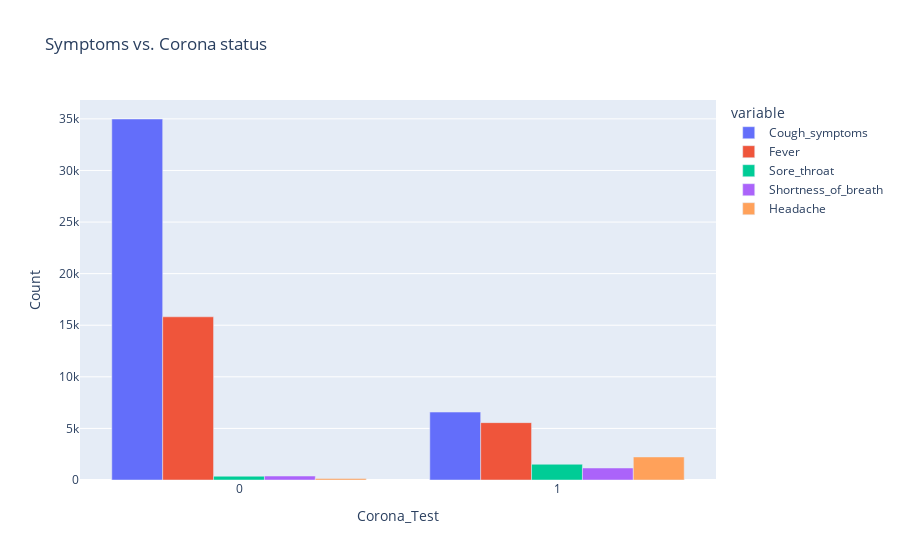

Notebook code for this chart:
### Markdown cell above
#### Bar Chat for Symptoms vs. Corona status.

### Code cell
grouped_data = df_cleaned.groupby('Corona_Test')[['Cough_symptoms', 'Fever', 'Sore_throat', 'Shortness_of_breath', 'Headache']].sum().reset_index()

fig = px.bar(grouped_data, x='Corona_Test', y=['Cough_symptoms', 'Fever', 'Sore_throat', 'Shortness_of_breath', 'Headache'],
             title='Symptoms vs. Corona status',
             labels={'value': 'Count'},
             barmode='group')

fig.show()

### Figure 1 — Plotly figure (JSON) as saved in the notebook; plotly's stock layout.template omitted (floating-point values rounded to 4 significant figures)
{"data": [{"alignmentgroup": "True", "hovertemplate": "variable=Cough_symptoms<br>Corona_Test=%{x}<br>Count=%{y}<extra></extra>", "legendgroup": "Cough_symptoms", "marker": {"color": "#636efa", "pattern": {"shape": ""}}, "name": "Cough_symptoms", "offsetgroup": "Cough_symptoms", "orientation": "v", "showlegend": true, "textposition": "auto", "type": "bar", "x": [0, 1], "xaxis": "x", "y": [34987, 6584], "yaxis": "y"}, {"alignmentgroup": "True", "hovertemplate": "variable=Fever<br>Corona_Test=%{x}<br>Count=%{y}<extra></extra>", "legendgroup": "Fever", "marker": {"color": "#EF553B", "pattern": {"shape": ""}}, "name": "Fever", "offsetgroup": "Fever", "orientation": "v", "showlegend": true, "textposition": "auto", "type": "bar", "x": [0, 1], "xaxis": "x", "y": [15816, 5559], "yaxis": "y"}, {"alignmentgroup": "True", "hovertemplate": "variable=Sore_throat<br>Corona_Test=%{x}<br>Count=%{y}<extra></extra>", "legendgroup": "Sore_throat", "marker": {"color": "#00cc96", "pattern": {"shape": ""}}, "name": "Sore_throat", "offsetgroup": "Sore_throat", "orientation": "v", "showlegend": true, "textposition": "auto", "type": "bar", "x": [0, 1], "xaxis": "x", "y": [366, 1526], "yaxis": "y"}, {"alignmentgroup": "True", "hovertemplate": "variable=Shortness_of_breath<br>Corona_Test=%{x}<br>Count=%{y}<extra></extra>", "legendgroup": "Shortness_of_breath", "marker": {"color": "#ab63fa", "pattern": {"shape": ""}}, "name": "Shortness_of_breath", "offsetgroup": "Shortness_of_breath", "orientation": "v", "showlegend": true, "textposition": "auto", "type": "bar", "x": [0, 1], "xaxis": "x", "y": [385, 1164], "yaxis": "y"}, {"alignmentgroup": "True", "hovertemplate": "variable=Headache<br>Corona_Test=%{x}<br>Count=%{y}<extra></extra>", "legendgroup": "Headache", "marker": {"color": "#FFA15A", "pattern": {"shape": ""}}, "name": "Headache", "offsetgroup": "Headache", "orientation": "v", "showlegend": true, "textposition": "auto", "type": "bar", "x": [0, 1], "xaxis": "x", "y": [148, 2235], "yaxis": "y"}], "layout": {"barmode": "group", "legend": {"title": {"text": "variable"}, "tracegroupgap": 0}, "title": {"text": "Symptoms vs. Corona status"}, "xaxis": {"anchor": "y", "domain": [0, 1], "title": {"text": "Corona_Test"}}, "yaxis": {"anchor": "x", "domain": [0, 1], "title": {"text": "Count"}}}}
